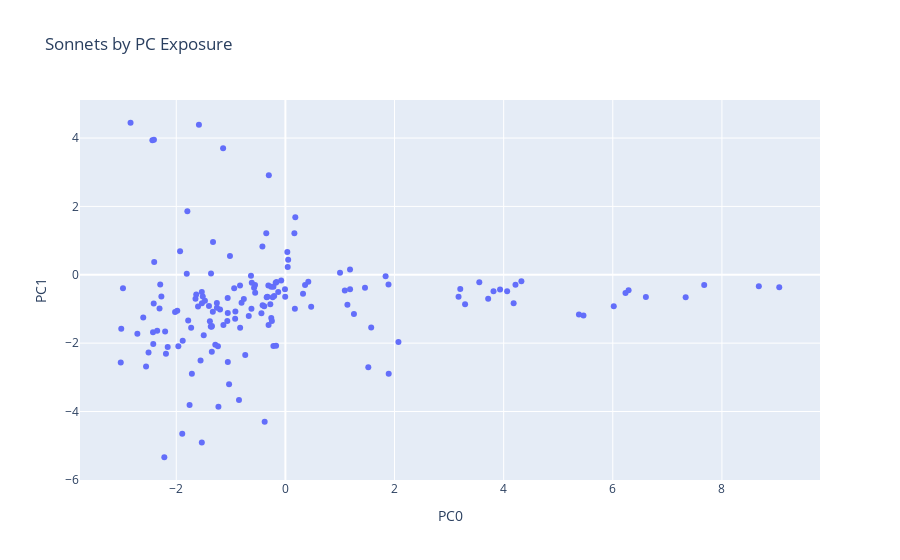

The code cell stored with this chart in its notebook:
### Code cell
vis_pcs(DCM, 0, 1)

### Figure 1 — Plotly figure (JSON) as saved in the notebook; plotly's stock layout.template omitted (floating-point values rounded to 4 significant figures; data arrays with more than 128 entries replaced by an {"elided": "..."} marker saying what was removed)
{"data": [{"hovertemplate": "PC0=%{x}<br>PC1=%{y}<extra></extra>", "legendgroup": "", "marker": {"color": "#636efa", "symbol": "circle"}, "mode": "markers", "name": "", "orientation": "v", "showlegend": false, "type": "scatter", "x": {"elided": "154 float values"}, "xaxis": "x", "y": {"elided": "154 float values"}, "yaxis": "y"}], "layout": {"autosize": true, "legend": {"tracegroupgap": 0}, "title": {"text": "Sonnets by PC Exposure"}, "xaxis": {"anchor": "y", "autorange": true, "domain": [0, 1], "range": [-3.736, 9.769], "title": {"text": "PC0"}, "type": "linear"}, "yaxis": {"anchor": "x", "autorange": true, "domain": [0, 1], "range": [-6.056, 5.165], "title": {"text": "PC1"}, "type": "linear"}}}
